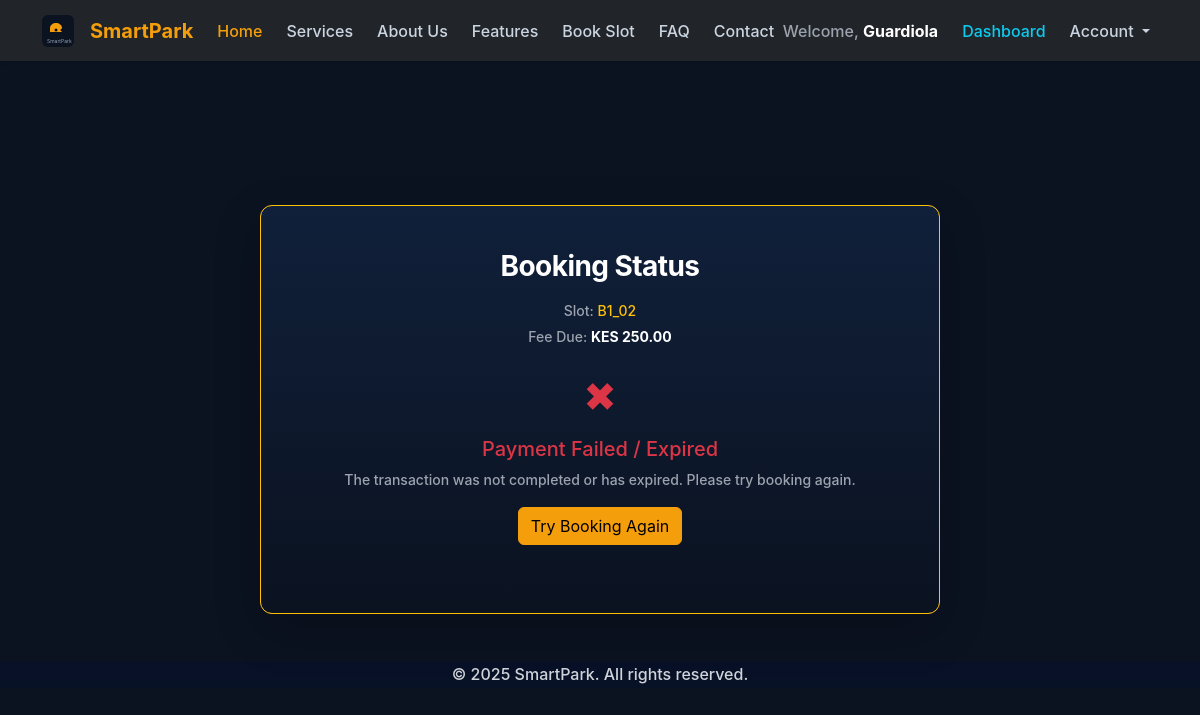
The page /parking/status/3/ (signed in) on the database its author committed.
### CarParking/models.py (models this page shows, shortened)
class User(AbstractUser):
    phone_number = models.CharField(
        max_length=15,
        unique=True,
        verbose_name="M-Pesa Phone Number"
    )
    vehicle_plate = models.CharField(
        max_length=20,
        unique=True,
        verbose_name="Vehicle Plate Number"
    )
    VEHICLE_TYPE_CHOICES = (
        ('sedan', 'Sedan'),
        ('suv', 'SUV'),
        ('pickup', 'Pickup'),
        ('motorcycle', 'Motorcycle'),
    )
    vehicle_type = models.CharField(
        max_length=20,
        choices=VEHICLE_TYPE_CHOICES,
        blank=True,
        null=True,
        verbose_name='Vehicle Type'
    )
    USERNAME_FIELD = 'email'
    email = models.EmailField(unique=True)
    REQUIRED_FIELDS = ['username', 'phone_number', 'vehicle_plate']
    objects = UserManager()
    class Meta:
        verbose_name = 'User Account'
        verbose_name_plural = 'User Accounts'

### parking/models.py (models this page shows, shortened)
class Booking(models.Model):
    STATUS_PENDING = "PENDING"
    STATUS_PAID = "PAID"
    STATUS_FAILED = "FAILED"
    PAYMENT_STATUS_CHOICES = [
        (STATUS_PENDING, "Pending"),
        (STATUS_PAID, "Paid"),
        (STATUS_FAILED, "Failed"),
    ]
    user = models.ForeignKey(settings.AUTH_USER_MODEL, on_delete=models.CASCADE)
    slot = models.ForeignKey(ParkingSlot, on_delete=models.CASCADE)
    start_time = models.DateTimeField(default=timezone.now)
    end_time = models.DateTimeField(blank=True, null=True)
    total_fee = models.DecimalField(max_digits=8, decimal_places=2, default=0)
    payment_status = models.CharField(max_length=20, choices=PAYMENT_STATUS_CHOICES, default=STATUS_PENDING)
    mpesa_receipt_no = models.CharField(max_length=50, blank=True, null=True)
    checkout_request_id = models.CharField(max_length=50, blank=True, null=True)
    created_at = models.DateTimeField(auto_now_add=True)

class ParkingSlot(models.Model):
    PRICE_CHOICES = (
        ("Regular", "Regular"),
        ("Premium", "Premium"),
        ("VIP", "VIP"),
    )
    slot_id = models.CharField(max_length=10, unique=True)
    slot_name = models.CharField(max_length=50)
    level = models.CharField(max_length=20)
    pricing_category = models.CharField(max_length=20, choices=PRICE_CHOICES, default="Regular")
    is_occupied = models.BooleanField(default=False)
    class Meta:
        ordering = ["slot_id"]

### parking/views.py (the view)
# urls.py: path('status/<int:booking_id>/', views.booking_status_view, name='booking_status'),
@login_required
def booking_status_view(request, booking_id):
    booking = get_object_or_404(Booking, pk=booking_id, user=request.user)
    return render(request, 'parking/booking_status.html', {
        'booking': booking,
        'is_paid': booking.payment_status == Booking.STATUS_PAID
    })

### CarParking/context_processors.py (called while the page is built)
def site_settings(request):
    contact = None
    try:
        from .models import ContactInfo
        contact = ContactInfo.objects.order_by('-updated_at').first()
    except Exception:
        contact = None
    if contact:
        contact_info = {
            'company_name': contact.company_name,
            'email': contact.email,
            'phone': contact.phone,
            'address': contact.address,
        }
    else:
        contact_info = {
            'company_name': getattr(settings, 'SITE_NAME', 'SmartPark'),
            'email': 'info@smartpark.example',
            'phone': '+1-555-0100',
            'address': '123 Parking Lane, YourCity',
        }
    return {
        'SITE_NAME': getattr(settings, 'SITE_NAME', 'SmartPark'),
        'CONTACT_INFO': contact_info,
        'ASSET_VERSION': getattr(settings, 'ASSET_VERSION', '1'),
    }

### Templates/parking/booking_status.html (shortened to what this page needs)
{% extends 'base.html' %}
{% load static %}
{% block content %}
<div class="d-flex align-items-center justify-content-center min-vh-75 py-5">
    <div class="card bg-secondary text-white shadow-lg border-warning" style="max-width:680px; width:100%;">
        <div class="card-body text-center p-4">
            <h1 class="h3 fw-bold mb-2">Booking Status</h1>
            <div class="my-3">
                <p class="mb-1 small text-muted">Slot: <span class="fw-monospace text-warning">{{ booking.slot.slot_id }}</span></p>
                <p class="mb-0 small text-muted">Fee Due: <span class="fw-bold text-success">KES {{ booking.total_fee }}</span></p>
            </div>
            {% if booking.payment_status == 'PAID' %}
                <div class="my-4">
                    <div class="display-6 text-success mb-3">✓</div>
                    <h2 class="h5 text-success mb-2">Payment Confirmed!</h2>
                    <p class="small text-muted">Your spot is secured until {{ booking.end_time|date:"DATETIME_FORMAT" }}.
                    <br/>M-Pesa Receipt: <code class="text-white">{{ booking.mpesa_receipt_no|default:"..." }}</code></p>
                    <a href="{% url 'parking:driver_slots' %}" class="btn btn-warning mt-3">Back to Dashboard</a>
                </div>
            {% else %}
                <div class="my-4">
                    <div class="display-6 text-danger mb-3">✖</div>
                    <h2 class="h5 text-danger mb-2">Payment Failed / Expired</h2>
                    <p class="small text-muted mb-3">The transaction was not completed or has expired. Please try booking again.</p>
                    <a href="{% url 'parking:driver_slots' %}" class="btn btn-warning">Try Booking Again</a>
                </div>
            {% endif %}
        </div>
    </div>
</div>
{% endblock %}

### Templates/base.html (shortened to what this page needs)
<!DOCTYPE html>
<html lang="en">
<head>
    {% load static %}
    <link href="https://cdn.jsdelivr.net/npm/bootstrap@5.3.2/dist/css/bootstrap.min.css" rel="stylesheet">
    <link rel="stylesheet" href="{% static 'css/custom.css' %}?v={{ ASSET_VERSION }}">
</head>
<body>
    <nav class="navbar navbar-expand-md navbar-dark bg-dark sticky-top shadow-sm">
        <div class="container">
            <a class="navbar-brand fw-bold d-flex align-items-center" href="{% url 'home' %}">
                <img src="{% static 'img/logo.svg' %}" alt="{{ SITE_NAME }} logo">{{ SITE_NAME }}
            </a>
            <div class="collapse navbar-collapse" id="navbarMain">
                {% block navbar_content %}
                <ul class="navbar-nav me-auto mb-2 mb-md-0">
                    <li class="nav-item"><a class="nav-link" href="{% url 'home' %}">Home</a></li>
                    <li class="nav-item"><a class="nav-link" href="#services">Services</a></li>
                    <li class="nav-item"><a class="nav-link" href="#about">About Us</a></li>
                    <li class="nav-item"><a class="nav-link" href="#features">Features</a></li>
                    <li class="nav-item"><a class="nav-link" href="{% url 'parking:driver_slots' %}">Book Slot</a></li>
                    <li class="nav-item"><a class="nav-link" href="#faq">FAQ</a></li>
                    <li class="nav-item"><a class="nav-link" href="#contact">Contact</a></li>
                </ul>
                {% endblock %}
                <ul class="navbar-nav ms-auto mb-2 mb-md-0 align-items-center">
                    {% if user.is_authenticated %}
                        <li class="nav-item d-none d-sm-block me-2 text-muted">Welcome, <strong class="text-white">{{ user.username }}</strong></li>
                        {% if user.is_staff or user.is_superuser %}
                            <li class="nav-item"><a class="nav-link text-danger" href="{% url 'admin_dashboard' %}">Admin Dashboard</a></li>
                        {% else %}
                            <li class="nav-item"><a class="nav-link text-info" href="{% url 'driver_dashboard' %}">Dashboard</a></li>
                        {% endif %}
                        <li class="nav-item dropdown">
                            <a class="nav-link dropdown-toggle" href="#" id="accountDropdown" role="button" data-bs-toggle="dropdown" aria-expanded="false">
                                Account
                            </a>
                        </li>
                    {% else %}
                        <li class="nav-item"><a class="nav-link" href="{% url 'login' %}">Login</a></li>
                        <li class="nav-item"><a class="btn btn-success btn-sm ms-2" href="{% url 'register' %}">Register</a></li>
                    {% endif %}
                </ul>
            </div>
        </div>
    </nav>
    <main class="min-h-screen opacity-0 transition-opacity duration-700 ease-out" id="main-content">
        {% block content %}{% endblock %}
    </main>
    <footer class="bg-gray-900 border-t border-gray-700 mt-12">
        <div class="max-w-7xl mx-auto px-4 py-8 text-center text-gray-400">
            <p>&copy; 2025 {{ SITE_NAME }}. All rights reserved.</p>
        </div>
    </footer>
</body>
</html>

### assets/css/custom.css (style rules this page uses)
:root { --brand: #f59e0b; --brand-dark: #b45309; --bg-dark: #0b1220; --muted: #94a3b8; }
body { font-family: -apple-system, BlinkMacSystemFont, 'Segoe UI', Roboto, 'Helvetica Neue', Arial, system-ui, sans-serif !important; background-color: var(--bg-dark); color:#e6eef8; font-weight:500; }
h1, h2, h3, h4, h5, h6 { color: #ffffff !important; }
p, span, div, li { color: #d1d5db !important; }
.small, .text-muted { color: #9ca3af !important; }
strong, .fw-bold { color: #ffffff !important; }
h1, .display-5 { font-weight: 700; letter-spacing: -0.02em; }
h2, h3, h4 { font-weight: 600; }
p { line-height: 1.6; color: #cbd5e1; }
.card.bg-secondary { padding: 1.25rem; border-radius: 12px; }
.navbar .nav-link { padding-left: .9rem; padding-right: .9rem; }
.navbar { display:flex; align-items:center; justify-content:space-between; padding:.6rem 1rem; }
.navbar-brand { display:flex; align-items:center; gap:.5rem; color:var(--brand); text-decoration:none; }
.navbar-nav { list-style:none; margin:0; padding:0; display:flex; gap:0.5rem; align-items:center; }
.navbar-nav .nav-item { margin:0; }
.nav-link { color: #cbd5e1; text-decoration:none; padding:.35rem .6rem; display:inline-block; }
.nav-link:hover, .nav-link.active { color:var(--brand); }
.d-none { display:none !important; }
.d-sm-block { display:block !important; }
.ms-auto { margin-left:auto !important; }
.me-2 { margin-right:.5rem !important; }
@media (min-width: 576px) { .d-sm-block { display:block !important; } }
.navbar-brand img { height:32px; width:auto; margin-right:8px; }
.navbar-dark .navbar-brand { color:var(--brand) !important; }
.navbar-dark .nav-link { color: #cbd5e1; }
.navbar-dark .nav-link.active, .navbar-dark .nav-link:hover { color:var(--brand) !important; }
.btn-warning { background:var(--brand); border-color:var(--brand); }
.card.bg-secondary { background:linear-gradient(180deg,#10203a,#0b1220); border: 1px solid rgba(255,255,255,0.03); }
footer { background:linear-gradient(180deg,#071027,#081226); color:#cbd5e1 }
:root { --reveal-duration: 700ms; --reveal-ease: cubic-bezier(.2,.9,.2,1); }
.navbar { z-index: 1100; }

### Templates/base.html (style rules this page uses)
body { font-family: -apple-system, BlinkMacSystemFont, 'Segoe UI', Roboto, 'Helvetica Neue', Arial, sans-serif; background-color: #0f172a; color: #d1d5db; transition: opacity 0.5s ease; }
.nav-link { color: #d1d5db; transition: color 0.2s; }
main { padding-top: 72px; }

### rows shown on the page
User: username "Guardiola"
Booking: slot.slot_id "B1_02", total_fee "250.00"

### other values the page prints
{{ SITE_NAME }} "SmartPark"
